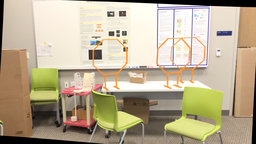
#> input picture media/octagon/im0.png, 256 x 144 px, shrunk from 1920 x 1080 before the run
$ python octagon.py
#> lines starting #> are read from the running program, lines starting #| are printed output that depends on the picture; long printed decimals are rounded
import cv2
import numpy as np
import random
import statistics as st
from matplotlib import pyplot as plt


#funstion to find matches
def findMatches(image1, image2):

    print("Finding features and matchpoints...\n")
    img1 = cv2.cvtColor(image1, cv2.COLOR_BGR2GRAY)
    img2 = cv2.cvtColor(image2, cv2.COLOR_BGR2GRAY)

    orb = cv2.ORB_create(nfeatures=10000)

    kp1, des1 = orb.detectAndCompute(img1,None)
    kp2, des2 = orb.detectAndCompute(img2,None)

    bf = cv2.BFMatcher(cv2.NORM_HAMMING, crossCheck=True)

    matches = bf.match(des1,des2)

    matches = sorted(matches, key = lambda x:x.distance)

    final_matches = matches[:60]

    img_with_keypoints = cv2.drawMatches(img1,kp1,img2,kp2,final_matches,None,flags=cv2.DrawMatchesFlags_NOT_DRAW_SINGLE_POINTS)
    cv2.imwrite("images_with_matching_keypoints.png", img_with_keypoints)


    list_kp1 = [list(kp1[mat.queryIdx].pt) for mat in final_matches]
    list_kp2 = [list(kp2[mat.trainIdx].pt) for mat in final_matches]

    return list_kp1, list_kp2


def findFundMat(pts_1, pts_2):

    set_1 = pts_1
    set_2 = pts_2

    A = np.empty((8,9))

    for i in range(len(pts_1)):
        x1, y1 = pts_1[i][0], pts_1[i][1]
        x2, y2 = pts_2[i][0], pts_2[i][1]
        A[i] = np.array([x1*x2, x1*y2, x1, y1*x2, y1*y2, y1, x2, y2, 1])

    u,s,v = np.linalg.svd(A)
    F = np.reshape(v[-1,:],(3,3))

    u_f, s_f, v_f = np.linalg.svd(F)

    s_f[2] = 0
    s = np.zeros((3,3))
    for i in range(3):
        s[i][i] = s_f[i]

    F = u_f.dot(s.dot(v_f))

    set_1 = np.array(set_1)
    set_2 = np.array(set_2)

    s1_xm = st.mean(set_1[:,0])
    s1_ym = st.mean(set_1[:,1])

    s1_xsd = st.stdev(set_1[:,0])
    s1_ysd = st.stdev(set_1[:,1])

    offset_1 = np.array([[1,0, -s1_xm],[ 0,1,-s1_ym],[0, 0, 1]])
    scale_1 = np.array([[1/s1_xsd,0,0],[0,1/s1_ysd,0],[0,0,1]])

    set_2 = np.array(set_2)
    s2_xm = st.mean(set_2[:,0])
    s2_ym = st.mean(set_2[:,1])

    s2_xsd = st.stdev(set_2[:,0])
    s2_ysd = st.stdev(set_2[:,1])

    offset_2 = np.array([[1,0, -s2_xm],[ 0,1, -s2_ym],[ 0, 0, 1]])
    scale_2 = np.array([[1/s2_xsd,0,0],[0,1/s2_ysd,0],[0,0,1]])

    T_1 = scale_1.dot(offset_1)
    T_2 = scale_2.dot(offset_2)

    F_norm = np.transpose(T_2).dot(F.dot(T_1))

    return F_norm

#Estiamte the best F matrix using RANSAC
def bestFusingRansac(pts_1_list, pts_2_list):

    points = list(zip(pts_1_list,pts_2_list))

    max_inliers = 10
    threshold = 0.05

    N=0

    print("Estimating F using RANSAC...",)

    while N < 2000:

        points = random.sample(points,8)

        img1_8pt, img2_8pt = zip(*points)

        F_m = findFundMat(img1_8pt,img2_8pt)

        tmp_inliers_img1 = []
        tmp_inliers_img2 = []


        for i in range(len(pts_1_list)):
            img1_x = np.array([pts_1_list[i][0], pts_1_list[i][1], 1])
            img2_x = np.array([pts_2_list[i][0], pts_2_list[i][1], 1])

            error = abs(np.dot(img2_x.T, np.dot(F_m,img1_x)))


            if error < threshold:
                tmp_inliers_img1.append(pts_1_list[i])
                tmp_inliers_img2.append(pts_1_list[i])

        num_of_inliers = len(tmp_inliers_img1)

        if num_of_inliers > max_inliers:

            max_inliers = num_of_inliers
            Best_F = F_m
            inliers_img1 = tmp_inliers_img1
            inliers_img2 = tmp_inliers_img2
        N +=1

    return Best_F , inliers_img1, inliers_img2


def findEssenMat(fundMatrix, KMatrix):
    return np.transpose(KMatrix).dot(fundMatrix.dot(KMatrix))

#Get camera pose from E
def cameraPoseEst(essenMat):
    U, D, Vt = np.linalg.svd(essenMat)

    W = np.array([[0,-1,0],[1,0,0],[0,0,1]])

    R1 = U.dot(W.dot(Vt))
    R2 = U.dot(np.transpose(W).dot(Vt))
    C1 = U[:,2]
    C2 = -U[:,2]

    print("Det of R1 and R2:",np.linalg.det(R1),np.linalg.det(R2))

    return [[R1, C1], [R1, C2], [R2, C1], [R2, C2]]


def plotepilines(img_1, img_2, lines, rpts_1, rpts_2):

    r, c,ch = img_1.shape


    for r, pt1, pt2 in zip(lines, rpts_1, rpts_2):
        color = tuple(np.random.randint(0, 255, 3).tolist())
        x0, y0 = map(int, [0, -r[2]/r[1]])
        x1, y1 = map(int, [c, -(r[2]+r[0]*c)/r[1]])
        img_1 = cv2.line(img_1, (x0, y0), (x1, y1), color, 1)
        img_1 = cv2.circle(img_1, tuple(pt1), 5, color, -1)
        img_2 = cv2.circle(img_2, tuple(pt2), 5, color, -1)

    return img_1, img_2


def bestCameraPose(camera_poses, kp1):

    max_len = 0
    # Calculating 3D points
    for pose in camera_poses:

        front_points = []
        for point in kp1:
            # Chirelity check
            X = np.array([point[0], point[1], 1])
            V = X - pose[1]

            condition = np.dot(pose[0][2], V)

            if condition > 0:
                front_points.append(point)

        if len(front_points) > max_len:
            max_len = len(front_points)
            best_camera_pose =  pose

    return best_camera_pose

def sum_of_squared_diff(pixel_vals_1, pixel_vals_2):

    if pixel_vals_1.shape != pixel_vals_2.shape:
        return -1

    return np.sum((pixel_vals_1 - pixel_vals_2)**2)

def block_compare(y, x, block_left, right_array, block_size, x_search_block_size, y_search_block_size):

    x_min = max(0, x - x_search_block_size)
    x_max = min(right_array.shape[1], x + x_search_block_size)
    y_min = max(0, y - y_search_block_size)
    y_max = min(right_array.shape[0], y + y_search_block_size)

    first = True
    min_ssd = None
    min_index = None

    for y in range(y_min, y_max):
        for x in range(x_min, x_max):
            block_right = right_array[y: y+block_size, x: x+block_size]
            ssd = sum_of_squared_diff(block_left, block_right)
            if first:
                min_ssd = ssd
                min_index = (y, x)
                first = False
            else:
                if ssd < min_ssd:
                    min_ssd = ssd
                    min_index = (y, x)

    return min_index


def ssd_correspondence(rimg_1, rimg_2):

    img1 = cv2.resize(rimg_1, (int(rimg_1.shape[1]*0.3),int(rimg_1.shape[0]*0.3)),interpolation = cv2.INTER_AREA)
    img2 = cv2.resize(rimg_2, (int(rimg_2.shape[1]*0.3),int(rimg_2.shape[0]*0.3)),interpolation = cv2.INTER_AREA)

    img1 = cv2.cvtColor(img1, cv2.COLOR_BGR2GRAY)
    img2 = cv2.cvtColor(img2, cv2.COLOR_BGR2GRAY)

    block_size = 8
    x_search_block_size = 50
    y_search_block_size = 1
    h, w = img1.shape
    disparity_map = np.zeros((h, w))

    for y in range(block_size, h-block_size):
        for x in range(block_size, w-block_size):
            block_left = img1[y:y + block_size, x:x + block_size]
            index = block_compare(y, x, block_left, img2, block_size, x_search_block_size, y_search_block_size)
            disparity_map[y, x] = abs(index[1] - x)

    disparity_map_unscaled = disparity_map.copy()


    max_pixel = np.max(disparity_map)
    min_pixel = np.min(disparity_map)

    for i in range(disparity_map.shape[0]):
        for j in range(disparity_map.shape[1]):
            disparity_map[i][j] = int((disparity_map[i][j]*255)/(max_pixel-min_pixel))

    disparity_map_scaled = disparity_map

    return disparity_map_unscaled, disparity_map_scaled


def disparity_to_depth(baseline, f, img):

    depth_map = np.zeros((img.shape[0], img.shape[1]))
    depth_array = np.zeros((img.shape[0], img.shape[1]))

    for i in range(depth_map.shape[0]):
        for j in range(depth_map.shape[1]):
            if img[i][j] !=0:
                depth_map[i][j] = 1/img[i][j]
                depth_array[i][j] = baseline*f/img[i][j]


    return depth_map, depth_array

if __name__=='__main__':

    img1 = cv2.imread('../media/octagon/im0.png')
#> img1 is the input picture: shape (144, 256, 3); mean B, G, R 146.4, 172.5, 185.7
    img2 = cv2.imread('../media/octagon/im1.png')
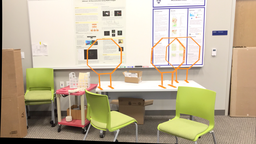
#> input picture media/octagon/im1.png, 256 x 144 px, shrunk from 1920 x 1080 before the run
#> img2 is the input picture: shape (144, 256, 3); mean B, G, R 152.4, 177.1, 190

    print("CALIBRATION\n")
    kp1,kp2 = findMatches(img1,img2)
#> in findMatches, `img2 = cv2.cvtColor(image2, cv2.COLOR_BGR2GRAY)`:
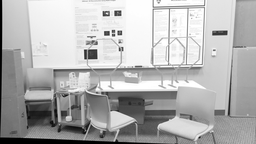
#> img2: shape (144, 256); min 0, max 255, mean 178.2
#> in findMatches, `kp1, des1 = orb.detectAndCompute(img1,None)`: kp1 = 510 keypoints; strongest (x, y, size): (123, 32, 31), (112, 32, 31), (125, 32, 31), (125, 34, 31)
#> in findMatches, `kp2, des2 = orb.detectAndCompute(img2,None)`: kp2 = 537 keypoints; strongest (x, y, size): (108, 32, 31), (108, 34, 31), (112, 31, 31), (105, 32, 31)
#> in findMatches, `matches = bf.match(des1,des2)`: matches = 368 matches
#> in findMatches, `final_matches = matches[:60]`: final_matches = 60 matches
#> in findMatches, `img_with_keypoints = cv2.drawMatches(img1,kp1,img2,kp2,final_matches,N..`:
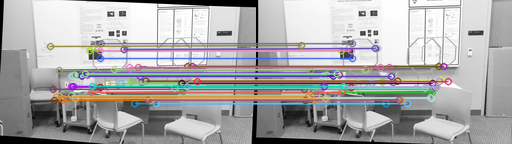
#> img_with_keypoints: shape (144, 512, 3); mean of channels 0, 1, 2 169.7, 168.8, 170.6; drawn as B, G, R
#> in findMatches, `list_kp1 = [list(kp1[mat.queryIdx].pt) for mat in final_matches]`: list_kp1 = 60 pairs, first value 50 to 197, second value 43.2 to 103.2
#> in findMatches, `list_kp2 = [list(kp2[mat.trainIdx].pt) for mat in final_matches]`: list_kp2 = 60 pairs, first value 45 to 191.8, second value 43.2 to 103.2
#> kp1 has the same summary as list_kp1 in findMatches; kp2 has the same summary as list_kp2 in findMatches


    while True:
        try:
            fundMat, kp1, kp2 = bestFusingRansac(kp1,kp2)

            pts1 = np.int32(kp1)
            pts2 = np.int32(kp2)

            h1, w1,ch = img1.shape
            h2, w2,ch = img2.shape
            _, H1, H2 = cv2.stereoRectifyUncalibrated(pts1, pts2, fundMat, imgSize=(w1, h1))

            break
        except:
            continue
#> after the loop, kp1 = 58 pairs, first value 52.8 to 197, second value 43.2 to 103.2; kp2 has the same summary as kp1

    print("\nThe Fundamental Matrix F = \n", fundMat,"\n")
#| The Fundamental Matrix F =
#|  [[-8.24673146e-34  8.59210398e-19 -1.62444349e-16]
#|  [-1.23432388e-19  7.30568084e-19  7.85470860e-02]
#|  [ 9.87261870e-17 -7.85470860e-02  3.28626015e-14]]

    img1_rectified = cv2.warpPerspective(img1, H1, (w1, h1))

    img2_rectified = cv2.warpPerspective(img2, H2, (w2, h2))

    K = np.array([[1742.11, 0, 804.90],[0, 1742.11, 541.22],[0,0,1]])

    E = findEssenMat(fundMat,K)
#> E = [[-2.5e-27, 2.61e-12, 5.27e-13], [-3.75e-13, 2.22e-12, 136.8], [5.56e-14, -136.8, 3.98e-13]]

    print("Essential Matrix E = \n", E,"\n")
#| Essential Matrix E =
#|  [[-2.50283950e-27  2.60765824e-12  5.27123294e-13]
#|  [-3.74610788e-13  2.21723560e-12  1.36837664e+02]
#|  [ 5.56118265e-14 -1.36837664e+02  3.97903932e-13]]

    camera_poses = cameraPoseEst(E)
#> in cameraPoseEst, `U, D, Vt = np.linalg.svd(essenMat)`: U = [[1.02e-14, -1.59e-14, 1], [0.937, 0.349, -3.89e-15], [-0.349, 0.937, 1.9e-14]]; D = [136.8, 136.8, 2.02e-29]; Vt = [[-2.71e-15, 0.349, 0.937], [-5.74e-16, -0.937, 0.349], [1, 4.06e-16, 2.74e-15]]
#> in cameraPoseEst, `R1 = U.dot(W.dot(Vt))`: R1 = [[1, 4.42e-15, -1.58e-14], [-4.29e-15, 1, -9.57e-15], [1.63e-14, 9.47e-15, 1]]
#> in cameraPoseEst, `R2 = U.dot(np.transpose(W).dot(Vt))`: R2 = [[1, -3.61e-15, 2.12e-14], [-3.48e-15, -1, 9.57e-15], [2.18e-14, -9.47e-15, -1]]
#> in cameraPoseEst, `C1 = U[:,2]`: C1 = [1, -3.89e-15, 1.9e-14]
#> in cameraPoseEst, `C2 = -U[:,2]`: C2 = [-1, 3.89e-15, -1.9e-14]
#| Det of R1 and R2: 1 1
#> camera_poses = 4 items

    best_camera_pose = bestCameraPose(camera_poses,kp1)
#> the loop in bestCameraPose, `for pose in camera_poses: ` made 4 passes
#> max_len on pass 1: 58
#> after the loop in bestCameraPose, `for pose in camera_poses:`: max_len = 58
#> best_camera_pose = [[[1, 4.42e-15, -1.58e-14], [-4.29e-15, 1, -9.57e-15], [1.63e-14, 9.47e-15, 1]], [1, -3.89e-15, 1.9e-14]]

    print("The Camera Pose, R = ", best_camera_pose[0], "\n", "T = ", best_camera_pose[1])
#| The Camera Pose, R =  [[ 1.00000000e+00  4.41997253e-15 -1.57566192e-14]
#|  [-4.29218789e-15  1.00000000e+00 -9.57369101e-15]
#|  [ 1.62749401e-14  9.47323676e-15  1.00000000e+00]]
#|  T =  [ 1.00000000e+00 -3.88578059e-15  1.90125693e-14]
    print("RECTIFICATION")
    print("The Homography matrices H1 = \n", H1,"\n", "\nH2 = ", H2,"\n")
#| The Homography matrices H1 =
#|  [[ 7.85470860e-02 -3.50807176e-15 -2.88408186e-13]
#|  [ 6.83858740e-16  7.85470860e-02 -1.86853619e-14]
#|  [ 1.07458027e-17  1.08692351e-17  7.85470860e-02]]
#| H2 =  [[ 1.00000000e+00  1.28583051e-15 -8.52651283e-14]
#|  [-1.28583051e-15  1.00000000e+00  1.70530257e-13]
#|  [ 0.00000000e+00  0.00000000e+00  1.00000000e+00]]
    r_pts_1 = np.zeros((pts1.shape), dtype=int)

    r_pts_2 = np.zeros((pts2.shape), dtype=int)

    for i in range(pts1.shape[0]):
        source1 = np.array([pts1[i][0], pts1[i][1], 1])
        new_point1 = np.dot(H1, source1)
        new_point1[0] = int(new_point1[0]/new_point1[2])
        new_point1[1] = int(new_point1[1]/new_point1[2])
        new_point1 = np.delete(new_point1, 2)
        r_pts_1[i] = new_point1

        source2 = np.array([pts2[i][0], pts2[i][1], 1])
        new_point2 = np.dot(H2, source2)
        new_point2[0] = int(new_point2[0]/new_point2[2])
        new_point2[1] = int(new_point2[1]/new_point2[2])
        new_point2 = np.delete(new_point2, 2)
        r_pts_2[i] = new_point2
#> this loop made 58 passes
#> (new_point1, source2) on passes 3, 4, 5, 10, 11, 14, 19, 20, 21, 24, 27, 28: ([68, 95], [69, 96, 1]), ([79, 71], [80, 72, 1]), ([70, 94], [71, 95, 1]), ([129, 80], [130, 81, 1]), ([133, 102], [134, 103, 1]), ([86, 73], [87, 74, 1]), ([69, 75], [70, 76, 1]), ([69, 85], [70, 86, 1]), ([58, 69], [59, 70, 1]), ([90, 91], [91, 92, 1]), ([71, 74], [72, 75, 1]), ([118, 82], [119, 83, 1])
#> (new_point1, source2, new_point2) on passes 1, 2, 6, 7, 8, 9: ([138, 80], [139, 81, 1], [139, 80]), ([140, 81], [141, 82, 1], [141, 81]), ([185, 85], [186, 86, 1], [186, 85]), ([189, 78], [190, 79, 1], [190, 78]), ([182, 88], [183, 89, 1], [183, 88]), ([180, 97], [181, 98, 1], [181, 97])
#> after the loop, r_pts_1 = 58 pairs, first value 51 to 195, second value 43 to 102; r_pts_2 = 58 pairs, first value 52 to 196, second value 43 to 103

    lines1 = cv2.computeCorrespondEpilines(r_pts_2.reshape(-1, 1, 2), 2, fundMat)
#> lines1 = 58 rows, first 8: [1.13e-15, -1, 80], [1.13e-15, -1, 81], [1.11e-15, -1, 96], [1.14e-15, -1, 72], [1.11e-15, -1, 95], [1.12e-15, -1, 85], [1.13e-15, -1, 78], [1.12e-15, -1, 88]
    lines1 = lines1.reshape(-1, 3)

    img1EL,img21EL = plotepilines(img1_rectified,img2_rectified,lines1,r_pts_1,r_pts_2)
#> the loop in plotepilines, `for r, pt1, pt2 in zip(lines, rpts_1, rpts_2):` made 58 passes
#> (r, pt1, pt2, color, y0, y1) on passes 1 to 10: ([1.13e-15, -1, 80], [138, 80], [139, 80], (172, 47, 117), 80, 80), ([1.13e-15, -1, 81], [140, 81], [141, 81], (192, 67, 251), 81, 81), ([1.11e-15, -1, 96], [68, 95], [69, 96], (195, 103, 9), 96, 96), ([1.14e-15, -1, 72], [79, 71], [80, 72], (211, 21, 242), 72, 72), ([1.11e-15, -1, 95], [70, 94], [71, 95], (36, 87, 70), 95, 95), ([1.12e-15, -1, 85], [185, 85], [186, 85], (216, 88, 140), 85, 85), ([1.13e-15, -1, 78], [189, 78], [190, 78], (58, 193, 230), 78, 78), ([1.12e-15, -1, 88], [182, 88], [183, 88], (39, 87, 174), 88, 88), ([1.1e-15, -1, 97], [180, 97], [181, 97], (88, 81, 165), 97, 97), ([1.13e-15, -1, 81], [129, 80], [130, 81], (25, 77, 72), 81, 81)
#> (r, pt2, color, y0, y1) on passes 12, 25, 32, 33, 42: ([1.18e-15, -1, 50], [88, 50], (208, 243, 197), 50, 50), ([1.18e-15, -1, 48], [125, 48], (38, 232, 244), 48, 48), ([1.19e-15, -1, 43], [99, 43], (82, 91, 128), 43, 43), ([1.18e-15, -1, 50], [98, 50], (142, 99, 53), 50, 50), ([1.17e-15, -1, 58], [99, 58], (117, 85, 48), 58, 58)
#> after the loop in plotepilines, `for r, pt1, pt2 in zip(lines, rpts_1, rpts_2):`:
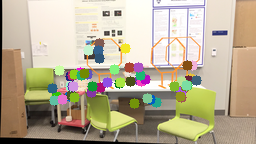
#> img_2: shape (144, 256, 3); mean B, G, R 149.4, 174.2, 184.9

    lines2 = cv2.computeCorrespondEpilines(r_pts_1.reshape(-1, 1, 2), 2, fundMat)
#> lines2 = 58 rows, first 8: [1.13e-15, -1, 80], [1.13e-15, -1, 81], [1.11e-15, -1, 95], [1.15e-15, -1, 71], [1.11e-15, -1, 94], [1.12e-15, -1, 85], [1.13e-15, -1, 78], [1.12e-15, -1, 88]
    lines2 = lines2.reshape(-1, 3)

    img2EL, img12EL = plotepilines(img2_rectified, img1_rectified, lines2, r_pts_2, r_pts_1)
#> the loop in plotepilines (call 2), `for r, pt1, pt2 in zip(lines, rpts_1, rpts_2):` made 58 passes
#> (r, pt1, pt2) on passes 5, 6, 7, 8, 9, 10, 11, 13, 14, 15, 16, 17: ([1.11e-15, -1, 94], [71, 95], [70, 94]), ([1.12e-15, -1, 85], [186, 85], [185, 85]), ([1.13e-15, -1, 78], [190, 78], [189, 78]), ([1.12e-15, -1, 88], [183, 88], [182, 88]), ([1.1e-15, -1, 97], [181, 97], [180, 97]), ([1.13e-15, -1, 80], [130, 81], [129, 80]), ([1.1e-15, -1, 102], [134, 103], [133, 102]), ([1.11e-15, -1, 91], [181, 91], [180, 91]), ([1.14e-15, -1, 73], [87, 74], [86, 73]), ([1.15e-15, -1, 65], [192, 65], [191, 65]), ([1.11e-15, -1, 96], [180, 96], [179, 96]), ([1.1e-15, -1, 102], [156, 102], [155, 102])
#> (r, pt2) on passes 12, 25, 32, 33, 42: ([1.18e-15, -1, 50], [88, 50]), ([1.18e-15, -1, 48], [125, 48]), ([1.19e-15, -1, 43], [99, 43]), ([1.18e-15, -1, 50], [98, 50]), ([1.17e-15, -1, 58], [99, 58])
#> pass 1, in plotepilines (call 2), `img_1 = cv2.circle(img_1, tuple(pt1), 5, color, -1)`:
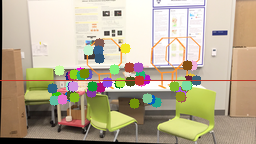
#> img_1: shape (144, 256, 3); mean B, G, R 148.5, 173.4, 185.2
#> after the loop in plotepilines (call 2), `for r, pt1, pt2 in zip(lines, rpts_1, rpts_2):`:
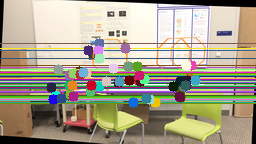
#> img_2: shape (144, 256, 3); mean B, G, R 140.6, 161.1, 168.3

    cv2.imwrite("left_image.png", img1EL)
    cv2.imwrite("right_image.png", img2EL)

    print("CORRESPONDENCE\n")

    disparity_map_unscaled, disparity_map_scaled = ssd_correspondence(img1_rectified, img2_rectified)

    plt.figure(1)
    plt.title('Disparity-Map : Graysacle')
    plt.imshow(disparity_map_scaled, cmap='gray')
    plt.figure(2)
    plt.title('Disparity-Map : Hot')
    plt.imshow(disparity_map_scaled, cmap='hot')

    baseline, f = 221.76, 1742.11

    print("DEPTH ESTIMATION\n")

    depth_map, depth_array = disparity_to_depth(baseline, f, disparity_map_unscaled)
#> after the loop in disparity_to_depth, `for i in range(depth_map.shape[0]):`:
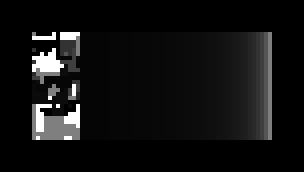
#> depth_array: shape (43, 76) float64 (shown 4 times larger); min 0, max 386330.3, mean 26896.5; drawn with min black and max white

    plt.figure(3)
    plt.title('Depth-Map : Graysacle')
    plt.imshow(depth_map, cmap='gray')
    plt.figure(4)
    plt.title('Depth-Map : Hot')
    plt.imshow(depth_map, cmap='hot')
    plt.show()
